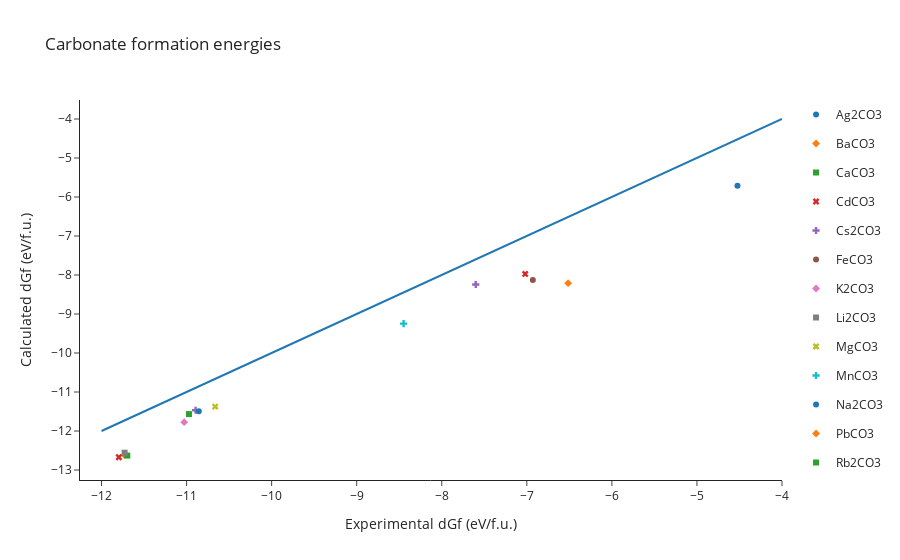

Write notebook code for a chart like this one.
### Markdown cell above
### Plot before correction

### Code cell
df = pandas.DataFrame({"x":energies_exp, "y":energies_calc, "name":names})

scatter = px.scatter(df, x="x", y="y", hover_name="name", symbol="name", color="name")
line = px.line(x=[-12, -4], y=[-12, -4])

fig = go.Figure(scatter.data + line.data)
fig.update_layout({"title": "Carbonate formation energies",
                   "xaxis_title":"Experimental dGf (eV/f.u.)",
                   "yaxis_title":"Calculated dGf (eV/f.u.)"})
fig.show()

### Figure 1 — Plotly figure (JSON) as saved in the notebook; plotly's stock layout.template omitted (floating-point values rounded to 4 significant figures)
{"data": [{"hovertemplate": "<b>%{hovertext}</b><br><br>name=Ag2CO3<br>x=%{x}<br>y=%{y}<extra></extra>", "hovertext": ["Ag2CO3"], "legendgroup": "Ag2CO3", "marker": {"color": "#1F77B4", "symbol": "circle"}, "mode": "markers", "name": "Ag2CO3", "orientation": "v", "showlegend": true, "type": "scatter", "x": [-4.523], "xaxis": "x", "y": [-5.714], "yaxis": "y"}, {"hovertemplate": "<b>%{hovertext}</b><br><br>name=BaCO3<br>x=%{x}<br>y=%{y}<extra></extra>", "hovertext": ["BaCO3"], "legendgroup": "BaCO3", "marker": {"color": "#FF7F0E", "symbol": "diamond"}, "mode": "markers", "name": "BaCO3", "orientation": "v", "showlegend": true, "type": "scatter", "x": [-11.73], "xaxis": "x", "y": [-12.62], "yaxis": "y"}, {"hovertemplate": "<b>%{hovertext}</b><br><br>name=CaCO3<br>x=%{x}<br>y=%{y}<extra></extra>", "hovertext": ["CaCO3"], "legendgroup": "CaCO3", "marker": {"color": "#2CA02C", "symbol": "square"}, "mode": "markers", "name": "CaCO3", "orientation": "v", "showlegend": true, "type": "scatter", "x": [-11.7], "xaxis": "x", "y": [-12.63], "yaxis": "y"}, {"hovertemplate": "<b>%{hovertext}</b><br><br>name=CdCO3<br>x=%{x}<br>y=%{y}<extra></extra>", "hovertext": ["CdCO3"], "legendgroup": "CdCO3", "marker": {"color": "#D62728", "symbol": "x"}, "mode": "markers", "name": "CdCO3", "orientation": "v", "showlegend": true, "type": "scatter", "x": [-7.019], "xaxis": "x", "y": [-7.972], "yaxis": "y"}, {"hovertemplate": "<b>%{hovertext}</b><br><br>name=Cs2CO3<br>x=%{x}<br>y=%{y}<extra></extra>", "hovertext": ["Cs2CO3"], "legendgroup": "Cs2CO3", "marker": {"color": "#9467BD", "symbol": "cross"}, "mode": "markers", "name": "Cs2CO3", "orientation": "v", "showlegend": true, "type": "scatter", "x": [-10.89], "xaxis": "x", "y": [-11.47], "yaxis": "y"}, {"hovertemplate": "<b>%{hovertext}</b><br><br>name=FeCO3<br>x=%{x}<br>y=%{y}<extra></extra>", "hovertext": ["FeCO3"], "legendgroup": "FeCO3", "marker": {"color": "#8C564B", "symbol": "circle"}, "mode": "markers", "name": "FeCO3", "orientation": "v", "showlegend": true, "type": "scatter", "x": [-6.929], "xaxis": "x", "y": [-8.131], "yaxis": "y"}, {"hovertemplate": "<b>%{hovertext}</b><br><br>name=K2CO3<br>x=%{x}<br>y=%{y}<extra></extra>", "hovertext": ["K2CO3"], "legendgroup": "K2CO3", "marker": {"color": "#E377C2", "symbol": "diamond"}, "mode": "markers", "name": "K2CO3", "orientation": "v", "showlegend": true, "type": "scatter", "x": [-11.03], "xaxis": "x", "y": [-11.77], "yaxis": "y"}, {"hovertemplate": "<b>%{hovertext}</b><br><br>name=Li2CO3<br>x=%{x}<br>y=%{y}<extra></extra>", "hovertext": ["Li2CO3"], "legendgroup": "Li2CO3", "marker": {"color": "#7F7F7F", "symbol": "square"}, "mode": "markers", "name": "Li2CO3", "orientation": "v", "showlegend": true, "type": "scatter", "x": [-11.73], "xaxis": "x", "y": [-12.56], "yaxis": "y"}, {"hovertemplate": "<b>%{hovertext}</b><br><br>name=MgCO3<br>x=%{x}<br>y=%{y}<extra></extra>", "hovertext": ["MgCO3"], "legendgroup": "MgCO3", "marker": {"color": "#BCBD22", "symbol": "x"}, "mode": "markers", "name": "MgCO3", "orientation": "v", "showlegend": true, "type": "scatter", "x": [-10.66], "xaxis": "x", "y": [-11.37], "yaxis": "y"}, {"hovertemplate": "<b>%{hovertext}</b><br><br>name=MnCO3<br>x=%{x}<br>y=%{y}<extra></extra>", "hovertext": ["MnCO3"], "legendgroup": "MnCO3", "marker": {"color": "#17BECF", "symbol": "cross"}, "mode": "markers", "name": "MnCO3", "orientation": "v", "showlegend": true, "type": "scatter", "x": [-8.449], "xaxis": "x", "y": [-9.247], "yaxis": "y"}, {"hovertemplate": "<b>%{hovertext}</b><br><br>name=Na2CO3<br>x=%{x}<br>y=%{y}<extra></extra>", "hovertext": ["Na2CO3"], "legendgroup": "Na2CO3", "marker": {"color": "#1F77B4", "symbol": "circle"}, "mode": "markers", "name": "Na2CO3", "orientation": "v", "showlegend": true, "type": "scatter", "x": [-10.86], "xaxis": "x", "y": [-11.49], "yaxis": "y"}, {"hovertemplate": "<b>%{hovertext}</b><br><br>name=PbCO3<br>x=%{x}<br>y=%{y}<extra></extra>", "hovertext": ["PbCO3"], "legendgroup": "PbCO3", "marker": {"color": "#FF7F0E", "symbol": "diamond"}, "mode": "markers", "name": "PbCO3", "orientation": "v", "showlegend": true, "type": "scatter", "x": [-6.515], "xaxis": "x", "y": [-8.21], "yaxis": "y"}, {"hovertemplate": "<b>%{hovertext}</b><br><br>name=Rb2CO3<br>x=%{x}<br>y=%{y}<extra></extra>", "hovertext": ["Rb2CO3"], "legendgroup": "Rb2CO3", "marker": {"color": "#2CA02C", "symbol": "square"}, "mode": "markers", "name": "Rb2CO3", "orientation": "v", "showlegend": true, "type": "scatter", "x": [-10.97], "xaxis": "x", "y": [-11.57], "yaxis": "y"}, {"hovertemplate": "<b>%{hovertext}</b><br><br>name=SrCO3<br>x=%{x}<br>y=%{y}<extra></extra>", "hovertext": ["SrCO3"], "legendgroup": "SrCO3", "marker": {"color": "#D62728", "symbol": "x"}, "mode": "markers", "name": "SrCO3", "orientation": "v", "showlegend": true, "type": "scatter", "x": [-11.8], "xaxis": "x", "y": [-12.67], "yaxis": "y"}, {"hovertemplate": "<b>%{hovertext}</b><br><br>name=ZnCO3<br>x=%{x}<br>y=%{y}<extra></extra>", "hovertext": ["ZnCO3"], "legendgroup": "ZnCO3", "marker": {"color": "#9467BD", "symbol": "cross"}, "mode": "markers", "name": "ZnCO3", "orientation": "v", "showlegend": true, "type": "scatter", "x": [-7.6], "xaxis": "x", "y": [-8.244], "yaxis": "y"}, {"hovertemplate": "x=%{x}<br>y=%{y}<extra></extra>", "legendgroup": "", "line": {"color": "#1F77B4", "dash": "solid"}, "marker": {"symbol": "circle"}, "mode": "lines", "name": "", "orientation": "v", "showlegend": false, "type": "scatter", "x": [-12, -4], "xaxis": "x", "y": [-12, -4], "yaxis": "y"}], "layout": {"title": {"text": "Carbonate formation energies"}, "xaxis": {"title": {"text": "Experimental dGf (eV/f.u.)"}}, "yaxis": {"title": {"text": "Calculated dGf (eV/f.u.)"}}}}
